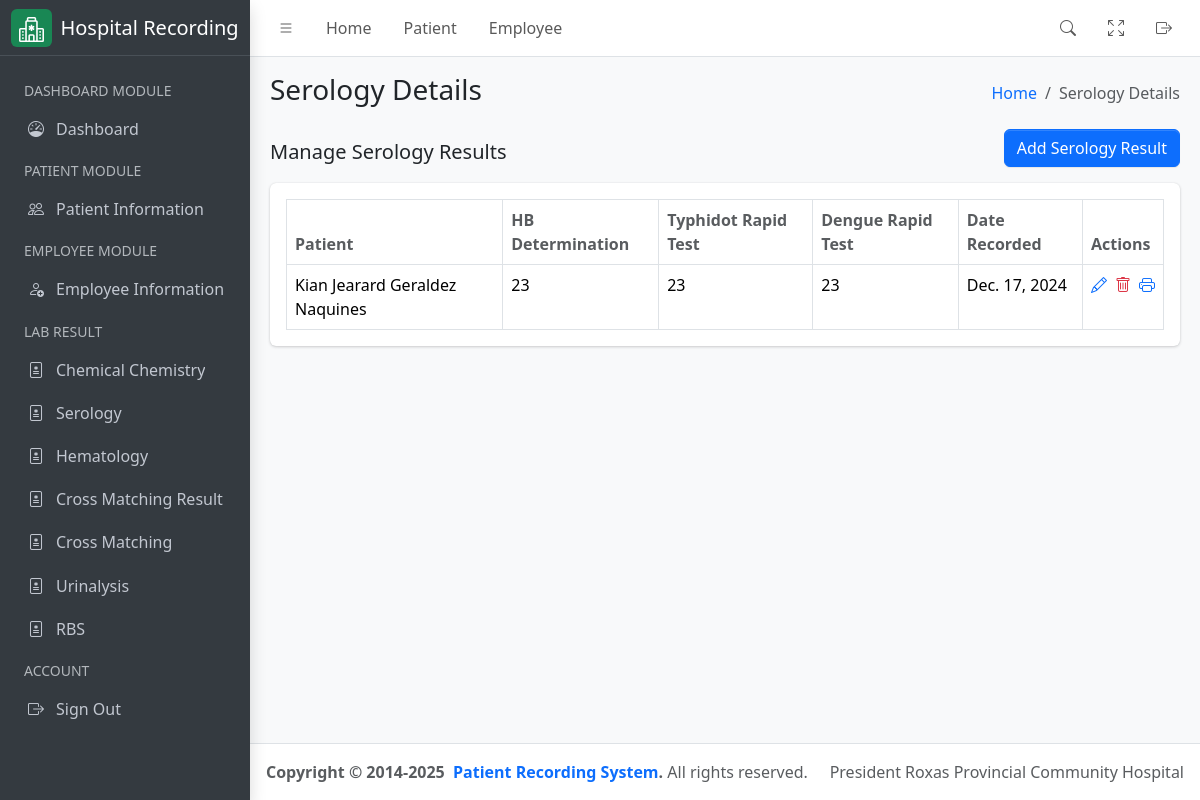
/laboratory/serology/result, run on an earlier commit of the app's database.
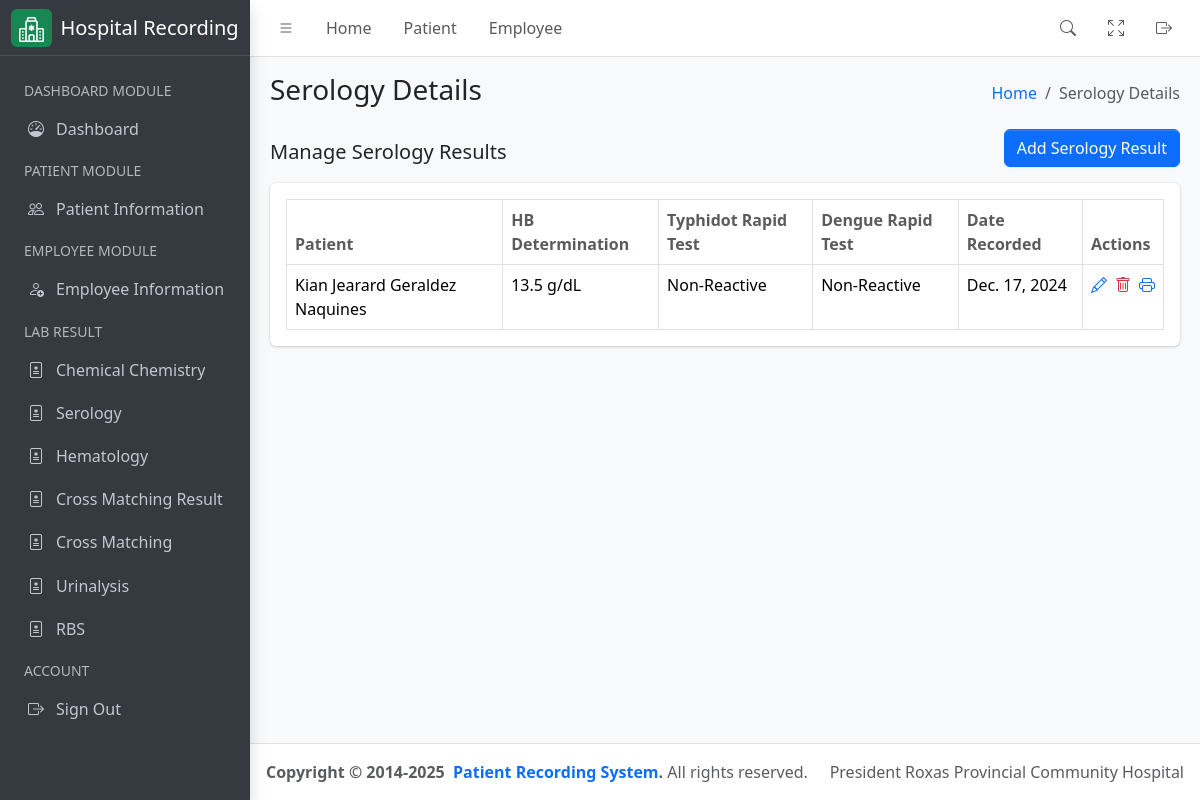
And on a later commit of the database.
### hospital_app/models.py (models this page shows, shortened)
class Serology(models.Model):
    patient = models.ForeignKey(
        Patient, on_delete=models.CASCADE, related_name="patient_serology"
    )
    hb_determination = models.CharField(max_length=255)
    typhidot_rapid_test = models.CharField(max_length=255)
    dengue_rapid_test = models.CharField(max_length=255)
    assigned_pathologist = models.ForeignKey(User, related_name="serology_pathologist", on_delete=models.CASCADE, null=True, blank=True, limit_choices_to={'groups__name':'Pathologist'})
    assigned_technologist = models.ForeignKey(User, related_name="serology_technologist", on_delete=models.CASCADE, null=True, blank=True, limit_choices_to={'groups__name':'Medical Technologist'})
    date = models.DateField(auto_now_add=True)

class Patient(models.Model):
    firstname = models.CharField(max_length=255)
    middlename = models.CharField(max_length=255)
    lastname = models.CharField(max_length=255)
    age = models.PositiveIntegerField()
    sex = models.CharField(
        max_length=10, choices=(("Male", "Male"), ("Female", "Female"))
    )
    physician = models.ForeignKey(
        User,
        related_name="physician",
        limit_choices_to={"groups__name": "Physician"},
        on_delete=models.CASCADE,
    )
    room_number = models.PositiveIntegerField()
    sample_type = models.CharField(max_length=255)
    time_of_collection = models.TimeField()
    date_of_collection = models.DateField()
    sars_result = models.CharField(max_length=255)
    date = models.DateField(auto_now_add=True)
    assigned_pathologist = models.ForeignKey(User, related_name="patient_pathologist", on_delete=models.CASCADE, null=True, blank=True, limit_choices_to={'groups__name':'Pathologist'})
    assigned_technologist = models.ForeignKey(User, related_name="patient_technologist", on_delete=models.CASCADE, null=True, blank=True, limit_choices_to={'groups__name':'Medical Technologist'})
    def get_full_name(self):
        return f"{self.firstname} {self.middlename} {self.lastname}"
    def __str__(self) -> str:
        return self.get_full_name()

### hospital_app/views.py (the view)
# urls.py: path('laboratory/serology/result', SerologyView.as_view(), name="serology_list"),
class SerologyView(ListView):
    template_name = "serology.html"
    queryset = Serology.objects.all()
    context_object_name = "results"
    def get_context_data(self, **kwargs):
        context = super().get_context_data(**kwargs)
        context["detail_header"] = "Serology Details List"
        context["humberger_header"] = "Serology Details"
        return context

### hospital_app/templates/serology.html
{% extends './includes/base.html' %}
{% block content %}
<div class="container-fluid">
    <div class="row">
        <div class="col-md-12">
            <div class="d-flex justify-content-between align-items-center">
                <h5>Manage Serology Results</h5>
                <a href="{% url 'serology_add' %}" class="btn btn-primary mb-3">Add Serology Result</a>
            </div>
            <div class="card mb-4">
                <div class="card-body">
                    <table id="datatable" class="table table-bordered table-hover">
                        <thead>
                            <tr>
                                <th class="text-muted">Patient</th>
                                <th class="text-muted">HB Determination</th>
                                <th class="text-muted">Typhidot Rapid Test</th>
                                <th class="text-muted">Dengue Rapid Test</th>
                                <th class="text-muted">Date Recorded</th>
                                <th class="text-muted">Actions</th>
                            </tr>
                        </thead>
                        <tbody>
                            {% for result in results %}
                            <tr>
                                <td>{{ result.patient }}</td>
                                <td>{{ result.hb_determination }}</td>
                                <td>{{ result.typhidot_rapid_test }}</td>
                                <td>{{ result.dengue_rapid_test }}</td>
                                <td>{{ result.date }}</td>
                                <td>
                                    <div class="d-flex align-items-center justify-content-start gap-2">
                                        <a href="{% url 'serology_update' pk=result.id %}" class="text-sm">
                                            <i class="bi bi-pencil"></i>
                                        </a>
                                        <a href="{% url 'serology_delete' pk=result.id %}" class="text-sm">
                                            <i class="bi bi-trash text-danger"></i>
                                        </a>
                                        <a href="{% url 'generate_serology_result' pk=result.id %}">
                                            <i class="bi bi-printer"></i>
                                        </a>
                                    </div>
                                </td>
                            </tr>
                            {% endfor %}
                        </tbody>
                    </table>
                </div>
            </div>
        </div>
    </div>
</div>
{% endblock %}

### hospital_app/templates/includes/base.html (shortened to what this page needs)
{% load static %}
<!DOCTYPE html>
<html lang="en">
    <head>
        <link
            rel="stylesheet"
            href="https://cdn.jsdelivr.net/npm/@fontsource/source-sans-3@5.0.12/index.css"
        >
        <link
            rel="stylesheet"
            href="https://cdn.jsdelivr.net/npm/overlayscrollbars@2.3.0/styles/overlayscrollbars.min.css"
        >
        <link
            rel="stylesheet"
            href="https://cdn.jsdelivr.net/npm/bootstrap-icons@1.11.0/font/bootstrap-icons.min.css"
        >
        <link rel="stylesheet" href="{% static 'css/adminlte.css' %}">
        <link
            rel="stylesheet"
            href="https://cdn.jsdelivr.net/npm/apexcharts@3.37.1/dist/apexcharts.css"
        >
        <link href="https://cdn.datatables.net/v/bs5/jq-3.7.0/dt-2.1.8/datatables.min.css" rel="stylesheet">
    </head>
    <body class="layout-fixed sidebar-expand-lg bg-body-tertiary sidebar-collapse">
        <div class="app-wrapper">
            {% include './navbar.html' %}
       {% include './sidebar.html' %}
            <main class="app-main">
                {% include './subheader.html' %}
                <div class="app-content">
                    {% block content %}{% endblock %}
                </div>
            </main>
            {% include './footer.html' %}
        </div>
    </body>
</html>

### hospital_app/templates/includes/navbar.html (shortened to what this page needs)
{% load static %}
<nav class="app-header navbar navbar-expand bg-body">
    <div class="container-fluid">
        <ul class="navbar-nav">
            <li class="nav-item">
                <a
                    class="nav-link"
                    data-lte-toggle="sidebar"
                    href="#"
                    role="button"
                >
                    <i class="bi bi-list"></i>
                </a>
            </li>
            <li class="nav-item d-none d-md-block">
                <a href="#" class="nav-link">Home</a>
            </li>
            <li class="nav-item d-none d-md-block">
                <a href="{% url 'patient_list' %}" class="nav-link">Patient</a>
            </li>
            <li class="nav-item d-none d-md-block">
                <a href="#" class="nav-link">Employee</a>
            </li>
        </ul>
        <ul class="navbar-nav ms-auto">
            <li class="nav-item">
                <a
                    class="nav-link"
                    data-widget="navbar-search"
                    href="#"
                    role="button"
                >
                    <i class="bi bi-search"></i>
                </a>
            </li>
            <li class="nav-item">
                <a class="nav-link" href="#" data-lte-toggle="fullscreen">
                    <i data-lte-icon="maximize" class="bi bi-arrows-fullscreen"></i>
                </a>
            </li>
            <li class="nav-item">
                <a href="#" class="nav-link">
                    <i class="bi bi-box-arrow-right fw-bold"></i>
                </a>
            </li>
        </ul>
    </div>
</nav>

### hospital_app/templates/includes/sidebar.html (shortened to what this page needs)
{% load static %}
<aside class="app-sidebar bg-body-secondary shadow" data-bs-theme="dark">
    <div class="sidebar-brand d-flex align-items-center gap-2">
        <div class="bg-success rounded px-2 py-1">
        </div>
        <span class="fw-light text-white">Hospital Recording</span>
    </div>
    <div class="sidebar-wrapper d-flex flex-column">
        <nav class="mt-2 flex-grow-1">
            <ul
                class="nav sidebar-menu flex-column"
                data-lte-toggle="treeview"
                role="menu"
                data-accordion="false"
            >
                <li>
                    <a href="#" class="nav-link">
                        <small class="text-uppercase text-muted">
                            Dashboard Module
                        </small>
                    </a>
                </li>
                <li class="nav-item active">
                    <a href="{% url 'dashboard' %}" class="nav-link">
                        <i class="nav-icon bi bi-speedometer"></i>
                        <p>
                            Dashboard
                        </p>
                    </a>
                </li>
                <li>
                    <a href="#" class="nav-link">
                        <small class="text-uppercase text-muted">
                            Patient Module
                        </small>
                    </a>
                </li>
                <li class="nav-item active">
                    <a href="{% url 'patient_list' %}" class="nav-link">
                        <i class="nav-icon bi bi-people"></i>
                        <p>
                            Patient Information
                        </p>
                    </a>
                </li>
                <li>
                    <a href="#" class="nav-link">
                        <small class="text-uppercase text-muted">
                            Employee Module
                        </small>
                    </a>
                </li>
                <li class="nav-item">
                    <a href="{% url 'employee_list' %}" class="nav-link">
                        <i class="nav-icon bi bi-person-add"></i>
                        <p>
                            Employee Information
                        </p>
                    </a>
                </li>
                <li>
                    <a href="#" class="nav-link">
                        <small class="text-uppercase text-muted">
                            Lab result
                        </small>
                    </a>
                </li>
                <li class="nav-item">
                    <a href="{% url 'chemical_chemistry_list' %}" class="nav-link">
                        <i class="nav-icon bi bi-file-medical"></i>
                        <p>
                            Chemical Chemistry
                        </p>
                    </a>
                </li>
                <li class="nav-item">
                    <a href="{% url 'serology_list' %}" class="nav-link">
                        <i class="nav-icon bi bi-file-medical"></i>
                        <p>
                            Serology
                        </p>
                    </a>
                </li>
                <li class="nav-item">
                    <a href="{% url 'hematology_list' %}" class="nav-link">
                        <i class="nav-icon bi bi-file-medical"></i>
                        <p>
                            Hematology
                        </p>
                    </a>
                </li>
                <li class="nav-item">
                    <a href="{% url 'cross_matching_result_list' %}" class="nav-link">
                        <i class="nav-icon bi bi-file-medical"></i>
                        <p>
                            Cross Matching Result
                        </p>
                    </a>
                </li>
                <li class="nav-item">
                    <a href="{% url 'cross_matching_list' %}" class="nav-link">
                        <i class="nav-icon bi bi-file-medical"></i>
                        <p>
                            Cross Matching
                        </p>
                    </a>
                </li>
                <li class="nav-item">
                    <a href="#" class="nav-link">
                        <i class="nav-icon bi bi-file-medical"></i>
                        <p>
                            Urinalysis
                        </p>
                    </a>
                </li>
                <li class="nav-item">
                    <a href="#" class="nav-link">
                        <i class="nav-icon bi bi-file-medical"></i>
                        <p>
                            RBS
                        </p>
                    </a>
                </li>
                <li>
                    <a href="#" class="nav-link">
                        <small class="text-uppercase text-muted">
                            Account
                        </small>
                    </a>
                </li>
                <li class="nav-item mr-auto">
                    <a href="{% url 'logout_user' %}" class="nav-link">
                        <i class="nav-icon bi bi-box-arrow-right"></i>
                        <p>
                            Sign Out
                        </p>
                    </a>
                </li>
            </ul>
        </nav>
    </div>
</aside>

### hospital_app/templates/includes/subheader.html
<div class="app-content-header">
    <div class="container-fluid">
        <div class="row">
            <div class="col-sm-6">
                <h3 class="mb-0">{{ humberger_header }}</h3>
            </div>
            <div class="col-sm-6">
                <ol class="breadcrumb float-sm-end">
                    <li class="breadcrumb-item"><a href="{% url 'dashboard' %}">Home</a></li>
                    <li class="breadcrumb-item active" aria-current="page">
                        {{ humberger_header }}
                    </li>
                </ol>
            </div>
        </div>
    </div>
</div>

### hospital_app/templates/includes/footer.html
<footer class="app-footer">
    <div class="float-end d-none d-sm-inline">President Roxas Provincial Community Hospital</div> <strong>
        Copyright &copy; 2014-2025&nbsp;
        <a href="#" class="text-decoration-none">Patient Recording System</a>.
    </strong>
    All rights reserved.
</footer>

What changed in the data, as far as the page shows it:
changed Serology "Kian Jearard Geraldez Naquines": hb_determination "23" → "13.5 g/dL"; typhidot_rapid_test "23" → "Non-Reactive"; dengue_rapid_test "23" → "Non-Reactive"
